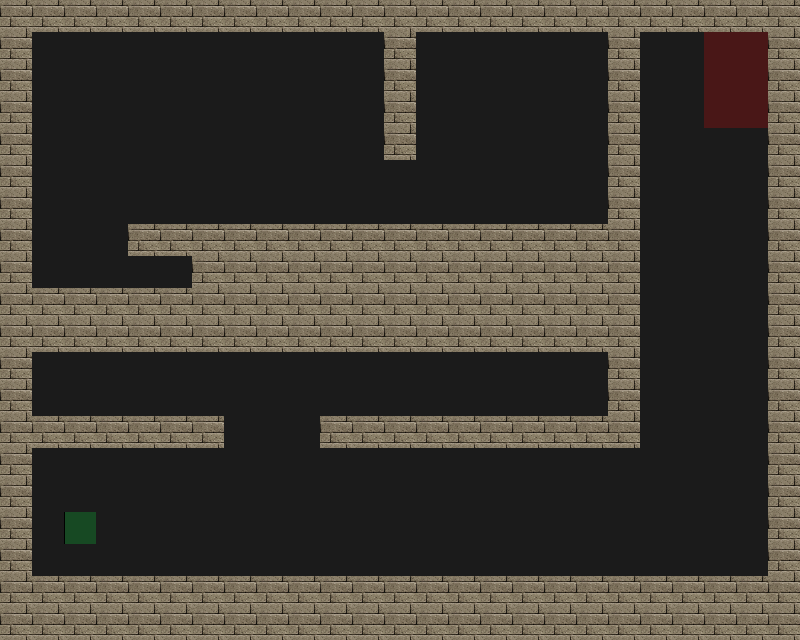

A level layout from a 2D game, rendered from its tile map. Below: a short description, then the map file with its tile-grid data intact:
An orthogonal 25x20 tile map with 32x32 px tiles, 4 tile layers (Road, Trap, Wall, Utility), 4 tilesets.

<map version="1.0" orientation="orthogonal" renderorder="right-down" width="25" height="20" tilewidth="32" tileheight="32" nextobjectid="1">
 <tileset firstgid="1" source="tilesets/meta.tsx" />
 <tileset firstgid="3" source="tilesets/road.tsx" />
 <tileset firstgid="4" source="tilesets/traps.tsx" />
 <tileset firstgid="196" source="tilesets/wallsandroofs.tsx" />
 <layer name="Road" width="25" height="20">
  <data encoding="csv">
3,3,3,3,3,3,3,3,3,3,3,3,3,3,3,3,3,3,3,3,3,3,3,3,3,
3,3,3,3,3,3,3,3,3,3,3,3,3,3,3,3,3,3,3,3,3,3,3,3,3,
3,3,3,3,3,3,3,3,3,3,3,3,3,3,3,3,3,3,3,3,3,3,3,3,3,
3,3,3,3,3,3,3,3,3,3,3,3,3,3,3,3,3,3,3,3,3,3,3,3,3,
3,3,3,3,3,3,3,3,3,3,3,3,3,3,3,3,3,3,3,3,3,3,3,3,3,
3,3,3,3,3,3,3,3,3,3,3,3,3,3,3,3,3,3,3,3,3,3,3,3,3,
3,3,3,3,3,3,3,3,3,3,3,3,3,3,3,3,3,3,3,3,3,3,3,3,3,
3,3,3,3,3,3,3,3,3,3,3,3,3,3,3,3,3,3,3,3,3,3,3,3,3,
3,3,3,3,3,3,3,3,3,3,3,3,3,3,3,3,3,3,3,3,3,3,3,3,3,
3,3,3,3,3,3,3,3,3,3,3,3,3,3,3,3,3,3,3,3,3,3,3,3,3,
3,3,3,3,3,3,3,3,3,3,3,3,3,3,3,3,3,3,3,3,3,3,3,3,3,
3,3,3,3,3,3,3,3,3,3,3,3,3,3,3,3,3,3,3,3,3,3,3,3,3,
3,3,3,3,3,3,3,3,3,3,3,3,3,3,3,3,3,3,3,3,3,3,3,3,3,
3,3,3,3,3,3,3,3,3,3,3,3,3,3,3,3,3,3,3,3,3,3,3,3,3,
3,3,3,3,3,3,3,3,3,3,3,3,3,3,3,3,3,3,3,3,3,3,3,3,3,
3,3,3,3,3,3,3,3,3,3,3,3,3,3,3,3,3,3,3,3,3,3,3,3,3,
3,3,3,3,3,3,3,3,3,3,3,3,3,3,3,3,3,3,3,3,3,3,3,3,3,
3,3,3,3,3,3,3,3,3,3,3,3,3,3,3,3,3,3,3,3,3,3,3,3,3,
3,3,3,3,3,3,3,3,3,3,3,3,3,3,3,3,3,3,3,3,3,3,3,3,3,
3,3,3,3,3,3,3,3,3,3,3,3,3,3,3,3,3,3,3,3,3,3,3,3,3
</data>
 </layer>
 <layer name="Trap" width="25" height="20">
  <data encoding="csv">
0,0,0,0,0,0,0,0,0,0,0,0,0,0,0,0,0,0,0,0,0,0,0,0,0,
0,0,0,0,0,0,0,0,0,0,0,0,0,0,0,0,0,0,0,0,0,0,0,0,0,
0,0,0,0,0,0,0,0,0,0,0,0,0,0,0,0,0,0,0,0,0,0,0,0,0,
0,0,0,0,0,0,0,0,0,0,0,0,0,0,0,0,0,0,0,0,0,0,0,0,0,
0,0,0,0,0,0,0,0,0,0,0,0,0,0,0,0,0,0,0,0,0,0,0,0,0,
0,0,0,0,0,0,0,0,0,0,0,0,0,0,0,0,0,0,0,0,0,0,0,0,0,
0,0,0,0,0,0,0,0,0,0,0,0,0,0,0,0,0,0,0,0,0,0,0,0,0,
0,0,0,0,0,0,0,0,0,0,0,0,0,0,0,0,0,0,0,0,0,0,0,0,0,
0,0,0,0,0,0,0,0,0,0,0,0,0,0,0,0,0,0,0,0,0,0,0,0,0,
0,0,0,0,0,0,0,0,0,0,0,0,0,0,0,0,0,0,0,0,0,0,0,0,0,
0,0,0,0,0,0,0,0,0,0,0,0,0,0,0,0,0,0,0,0,0,0,0,0,0,
0,0,0,0,0,0,0,0,0,0,0,0,0,0,0,0,0,0,0,0,0,0,0,0,0,
0,0,0,0,0,0,0,0,0,0,0,0,0,0,0,0,0,0,0,0,0,0,0,0,0,
0,0,0,0,0,0,0,0,0,0,0,0,0,0,0,0,0,0,0,0,0,0,0,0,0,
0,0,0,0,0,0,0,0,0,0,0,0,0,0,0,0,0,0,0,0,0,0,0,0,0,
0,0,0,0,0,0,0,0,0,0,0,0,0,0,0,0,0,0,0,0,0,0,0,0,0,
0,0,0,0,0,0,0,0,0,0,0,0,0,0,0,0,0,0,0,0,0,0,0,0,0,
0,0,0,0,0,0,0,0,0,0,0,0,0,0,0,0,0,0,0,0,0,0,0,0,0,
0,0,0,0,0,0,0,0,0,0,0,0,0,0,0,0,0,0,0,0,0,0,0,0,0,
0,0,0,0,0,0,0,0,0,0,0,0,0,0,0,0,0,0,0,0,0,0,0,0,0
</data>
 </layer>
 <layer name="Wall" width="25" height="20">
  <data encoding="csv">
261,261,261,261,261,261,261,261,261,261,261,261,261,261,261,261,261,261,261,261,261,261,261,261,261,
261,0,0,0,0,0,0,0,0,0,0,0,261,0,0,0,0,0,0,261,0,0,0,0,261,
261,0,0,0,0,0,0,0,0,0,0,0,261,0,0,0,0,0,0,261,0,0,0,0,261,
261,0,0,0,0,0,0,0,0,0,0,0,261,0,0,0,0,0,0,261,0,0,0,0,261,
261,0,0,0,0,0,0,0,0,0,0,0,261,0,0,0,0,0,0,261,0,0,0,0,261,
261,0,0,0,0,0,0,0,0,0,0,0,0,0,0,0,0,0,0,261,0,0,0,0,261,
261,0,0,0,0,0,0,0,0,0,0,0,0,0,0,0,0,0,0,261,0,0,0,0,261,
261,0,0,0,261,261,261,261,261,261,261,261,261,261,261,261,261,261,261,261,0,0,0,0,261,
261,0,0,0,0,0,261,261,261,261,261,261,261,261,261,261,261,261,261,261,0,0,0,0,261,
261,261,261,261,261,261,261,261,261,261,261,261,261,261,261,261,261,261,261,261,0,0,0,0,261,
261,261,261,261,261,261,261,261,261,261,261,261,261,261,261,261,261,261,261,261,0,0,0,0,261,
261,0,0,0,0,0,0,0,0,0,0,0,0,0,0,0,0,0,0,261,0,0,0,0,261,
261,0,0,0,0,0,0,0,0,0,0,0,0,0,0,0,0,0,0,261,0,0,0,0,261,
261,261,261,261,261,261,261,0,0,0,261,261,261,261,261,261,261,261,261,261,0,0,0,0,261,
261,0,0,0,0,0,0,0,0,0,0,0,0,0,0,0,0,0,0,0,0,0,0,0,261,
261,0,0,0,0,0,0,0,0,0,0,0,0,0,0,0,0,0,0,0,0,0,0,0,261,
261,0,0,0,0,0,0,0,0,0,0,0,0,0,0,0,0,0,0,0,0,0,0,0,261,
261,0,0,0,0,0,0,0,0,0,0,0,0,0,0,0,0,0,0,0,0,0,0,0,261,
261,261,261,261,261,261,261,261,261,261,261,261,261,261,261,261,261,261,261,261,261,261,261,261,261,
261,261,261,261,261,261,261,261,261,261,261,261,261,261,261,261,261,261,261,261,261,261,261,261,261
</data>
 </layer>
 <layer name="Utility" width="25" height="20">
  <data encoding="csv">
0,0,0,0,0,0,0,0,0,0,0,0,0,0,0,0,0,0,0,0,0,0,0,0,0,
0,0,0,0,0,0,0,0,0,0,0,0,0,0,0,0,0,0,0,0,0,0,1,1,0,
0,0,0,0,0,0,0,0,0,0,0,0,0,0,0,0,0,0,0,0,0,0,1,1,0,
0,0,0,0,0,0,0,0,0,0,0,0,0,0,0,0,0,0,0,0,0,0,1,1,0,
0,0,0,0,0,0,0,0,0,0,0,0,0,0,0,0,0,0,0,0,0,0,0,0,0,
0,0,0,0,0,0,0,0,0,0,0,0,0,0,0,0,0,0,0,0,0,0,0,0,0,
0,0,0,0,0,0,0,0,0,0,0,0,0,0,0,0,0,0,0,0,0,0,0,0,0,
0,0,0,0,0,0,0,0,0,0,0,0,0,0,0,0,0,0,0,0,0,0,0,0,0,
0,0,0,0,0,0,0,0,0,0,0,0,0,0,0,0,0,0,0,0,0,0,0,0,0,
0,0,0,0,0,0,0,0,0,0,0,0,0,0,0,0,0,0,0,0,0,0,0,0,0,
0,0,0,0,0,0,0,0,0,0,0,0,0,0,0,0,0,0,0,0,0,0,0,0,0,
0,0,0,0,0,0,0,0,0,0,0,0,0,0,0,0,0,0,0,0,0,0,0,0,0,
0,0,0,0,0,0,0,0,0,0,0,0,0,0,0,0,0,0,0,0,0,0,0,0,0,
0,0,0,0,0,0,0,0,0,0,0,0,0,0,0,0,0,0,0,0,0,0,0,0,0,
0,0,0,0,0,0,0,0,0,0,0,0,0,0,0,0,0,0,0,0,0,0,0,0,0,
0,0,0,0,0,0,0,0,0,0,0,0,0,0,0,0,0,0,0,0,0,0,0,0,0,
0,0,2,0,0,0,0,0,0,0,0,0,0,0,0,0,0,0,0,0,0,0,0,0,0,
0,0,0,0,0,0,0,0,0,0,0,0,0,0,0,0,0,0,0,0,0,0,0,0,0,
0,0,0,0,0,0,0,0,0,0,0,0,0,0,0,0,0,0,0,0,0,0,0,0,0,
0,0,0,0,0,0,0,0,0,0,0,0,0,0,0,0,0,0,0,0,0,0,0,0,0
</data>
 </layer>
</map>
